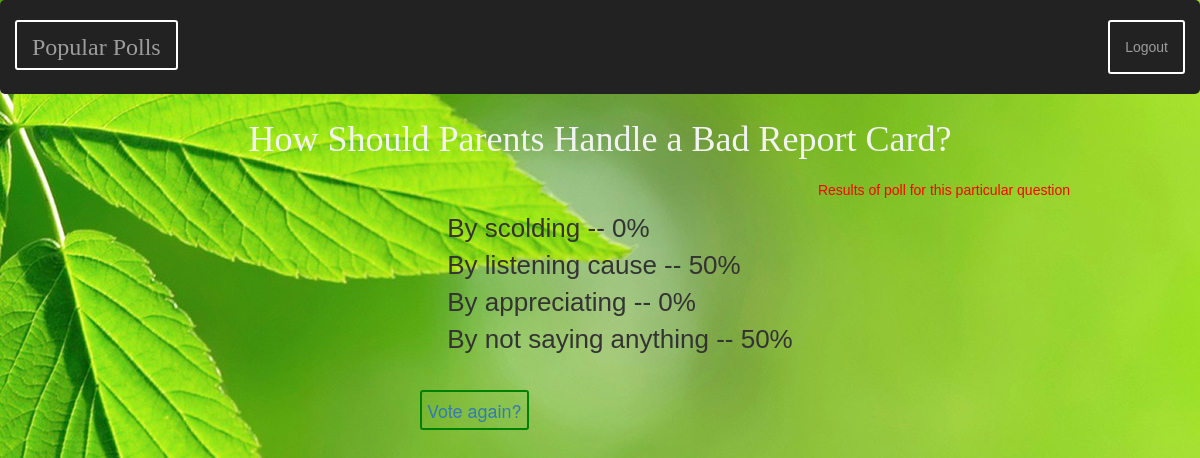
Screenshot of /polls/5/results/ with the database file from the repository.
### polls/models.py (models this page shows, shortened)
class Question(models.Model):
	question_text = models.CharField(max_length=200)
	pub_date = models.DateTimeField('date published')
	def was_published_recently(self):
		now = timezone.now()
		return now - datetime.timedelta(days=1) <= self.pub_date <=now
	was_published_recently.admin_order_field = 'pub_date'
	was_published_recently.boolean = True
	was_published_recently.short_description = 'Published recently?'

class Choice(models.Model):
	question = models.ForeignKey(Question)
	choice_text = models.CharField(max_length=200)
	votes = models.IntegerField(default=0)
	percent = models.IntegerField(default=0)

### polls/views.py (the view)
# urls.py: url(r'^(?P<pk>\d+)/results/$', views.ResultsView.as_view(), name='results'),
class ResultsView(generic.DetailView):
	model = Question
	template_name = 'polls/results.html'

### polls/templates/polls/results.html (shortened to what this page needs)
{% extends 'polls/base.html' %}
{% block body %}
	<div class="center colortext2"><h1 class="quest_head">{{ question.question_text }}</h1></div>
	<p class="center smallnote">Results of poll for this particular question</p>
	<ul class="result_shown">
		{% for choice in question.choice_set.all %}
			<li class="result_s">{{ choice.choice_text }} -- {{ choice.percent }}%</li>
		{% endfor %}
	</ul>
	<div class="la"><a class="l1" href="{% url 'polls:detail' question.id %}">Vote again?</a></div>
{% endblock %}

### polls/static/polls/style.css (style rules this page uses)
ul { display:table; margin: 0 auto; }
.center { margin: auto; width: 80%; padding: 10px; }
.quest_head { color: #f2f2f2; width:100%; text-align: center; }
.colortext2 { padding: 0; width:70%; font-family: "Times New Roman", Times, serif; color:blue; }
.result_shown { list-style-type: none; }
.result_s { margin:auto; font-size: 26px; font-family: "Comic Sans MS", cursive, sans-serif; }
.smallnote { text-align: right; color:red; font-family: "Arial ", "Arial ", Gadget, sans-serif; font-size: 14px; font-style: normal; font-variant: normal; font-weight: 400; line-height: 20px; }
.la { font-size: large; margin: auto; width:30%; margin-top: 40px; }
.l1 { padding: 5px; border: 2px solid green; border-radius: 3px }

### rows the page displays
Question: question_text "How Should Parents Handle a Bad Report Card?"
Choice: choice_text "By scolding", percent "0"
Choice: choice_text "By listening cause", percent "50"
Choice: choice_text "By appreciating", percent "0"
Choice: choice_text "By not saying anything", percent "50"
